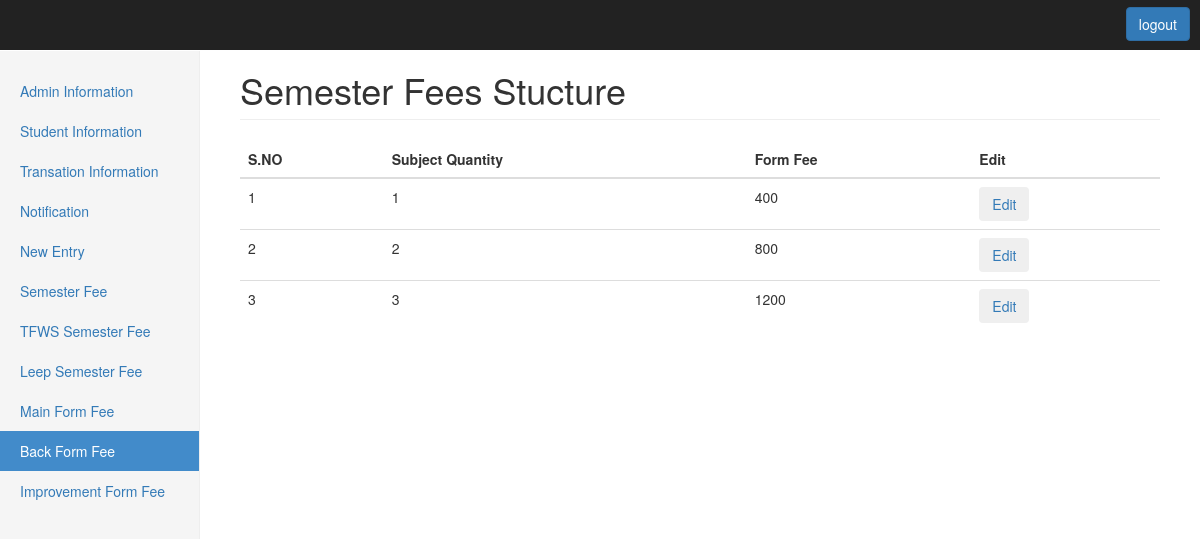
The app's page /gcet/backForm.php (signed in) with its own data.
### tables this page shows
CREATE TABLE IF NOT EXISTS `backform` (
  `id` int(10) NOT NULL AUTO_INCREMENT,
  `subquantity` int(10) NOT NULL,
  `backFee` int(10) NOT NULL,
  PRIMARY KEY (`id`)
);

### gcet/backForm.php (the view, shortened to what this page needs)
<!DOCTYPE html>
<html lang="en">
   <head>
      <link href="css/bootstrap.min.css" rel="stylesheet">
      <link href="css/dashboard.css" rel="stylesheet">
   </head>
   <body>
      <div class="container-fluid">
      	<nav class="navbar navbar-inverse navbar-fixed-top">
         <a href="admin_logout.php">
         <button type="button" class="btn btn-primary" style="float:right; margin-right:10px; margin-top:7px">logout</button></a>
         </nav>
         <div class="row">
            <div class="col-md-2 hidden-xs hidden-sm sidebar ">
               <ul class="nav nav-sidebar ">
                  <li ><a href="admininfo.php">Admin Information</a></li>
                  <li><a href="studentInfo.php">Student Information</a></li>
                  <li><a href="transactionInfo.php">Transation Information</a></li>
                  <li><a href="notification.php">Notification</a></li>
                  <li><a href="student_form.php">New Entry</a></li>
                  <li><a href="semFee.php">Semester Fee</a></li>
                  <li><a href="tfwsFee.php">TFWS Semester Fee</a></li>
                  <li><a href="leepFee.php">Leep Semester Fee</a></li>
                  <li><a href="mainForm.php">Main Form Fee</a></li>
                  <li class="active"><a href="backForm.php">Back Form Fee</a></li>
                  <li><a href="improvementForm.php">Improvement Form Fee</a></li>
               </ul>
            </div>
            <div class=" col-md-10 col-md-offset-2 main">
               <h1 class="page-header">Semester Fees Stucture</h1>
                <div class="col-md-12 personal-info">
               <?php
			    include_once('db_connect.php');
				$result = mysqli_query($conn,"SELECT * FROM `backform`");
                $x=0;
			           $y=0;
			    ?>
              </div>
                  <table class="table">
                     <thead>
                        <tr>
                        	<th>S.NO</th>
                            <th>Subject Quantity</th>
                           <th>Form Fee</th>
                           <th>Edit</th>
                        </tr>
                     </thead>
                     <tbody>
                <?php
                while($data = mysqli_fetch_assoc($result))
                {
                ?>
                        <tr>
                           <td><?php echo $data['id']; ?></td>
                           <td><?php echo $data['subquantity']; ?> </td>
                           <td><?php echo $data['backFee']; ?> </td>
                          <td><button type="button" id="<?php echo $data['id']; ?>" name="Btn<?php echo ++$x; ?>" class="btn btn<?php echo ++$y; ?>" data-toggle="modal" data-target=".bs-modal-lg" > <a href="#backform?id=<?php echo $data['id'] ?>">Edit</a></button></td>
                        </tr>
                        <?php } ?>
                     </tbody>
                  </table>
               </div>
               </div>
               </div>
   </body>
</html>

### gcet/css/dashboard.css (style rules this page uses)
body { padding-top: 50px; }
.navbar-fixed-top { border: 0; }
.sidebar { display: none; }
@media (min-width: 768px) { .sidebar { position: fixed; top: 51px; bottom: 0; left: 0; z-index: 1000; display: block; padding: 20px; overflow-x: hidden; overflow-y: auto; background-color: #f5f5f5; border-right: 1px solid #eee; } }
.nav-sidebar { margin-right: -21px; margin-bottom: 20px; margin-left: -20px; }
.nav-sidebar > li > a { padding-right: 20px; padding-left: 20px; }
.nav-sidebar > .active > a, .nav-sidebar > .active > a:hover, .nav-sidebar > .active > a:focus { color: #fff; background-color: #428bca; }
.main { padding: 20px; }
@media (min-width: 768px) { .main { padding-right: 40px; padding-left: 40px; } }
.main .page-header { margin-top: 0; }

### records on screen
backform: id "1", subquantity "1", backFee "400"
backform: id "2", subquantity "2", backFee "800"
backform: id "3", subquantity "3", backFee "1200"
